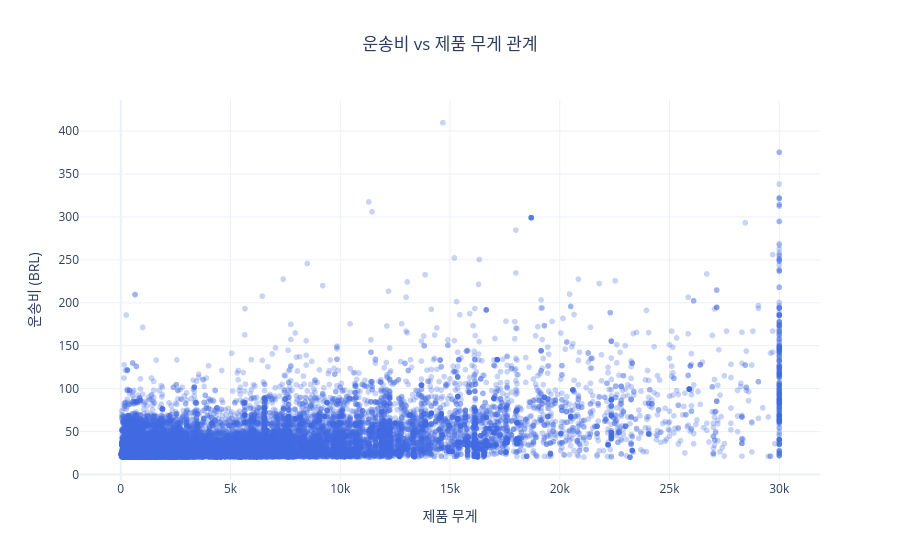

Notebook source saved alongside this figure:
### Code cell
fig = px.scatter(
    df_high_freight,
    x='product_weight_g',
    y='freight_value',
    opacity=0.3,
    title='운송비 vs 제품 무게 관계',
    labels={
        'product_weight_g': '제품 무게',
        'freight_value': '운송비 (BRL)'
    },
    template='plotly_white'
)

fig.update_traces(marker=dict(color='royalblue'))
fig.update_layout(title_x=0.5)
fig.show()

### Figure 1 — Plotly figure (JSON) as saved in the notebook; plotly's stock layout.template omitted (floating-point values rounded to 4 significant figures; data arrays with more than 128 entries replaced by an {"elided": "..."} marker saying what was removed)
{"data": [{"hovertemplate": "제품 무게=%{x}<br>운송비 (BRL)=%{y}<extra></extra>", "legendgroup": "", "marker": {"color": "royalblue", "opacity": 0.3, "symbol": "circle"}, "mode": "markers", "name": "", "showlegend": false, "type": "scattergl", "x": {"elided": "32698 float values"}, "xaxis": "x", "y": {"elided": "32698 float values"}, "yaxis": "y"}], "layout": {"legend": {"tracegroupgap": 0}, "title": {"text": "운송비 vs 제품 무게 관계", "x": 0.5}, "xaxis": {"anchor": "y", "domain": [0, 1], "title": {"text": "제품 무게"}}, "yaxis": {"anchor": "x", "domain": [0, 1], "title": {"text": "운송비 (BRL)"}}}}
